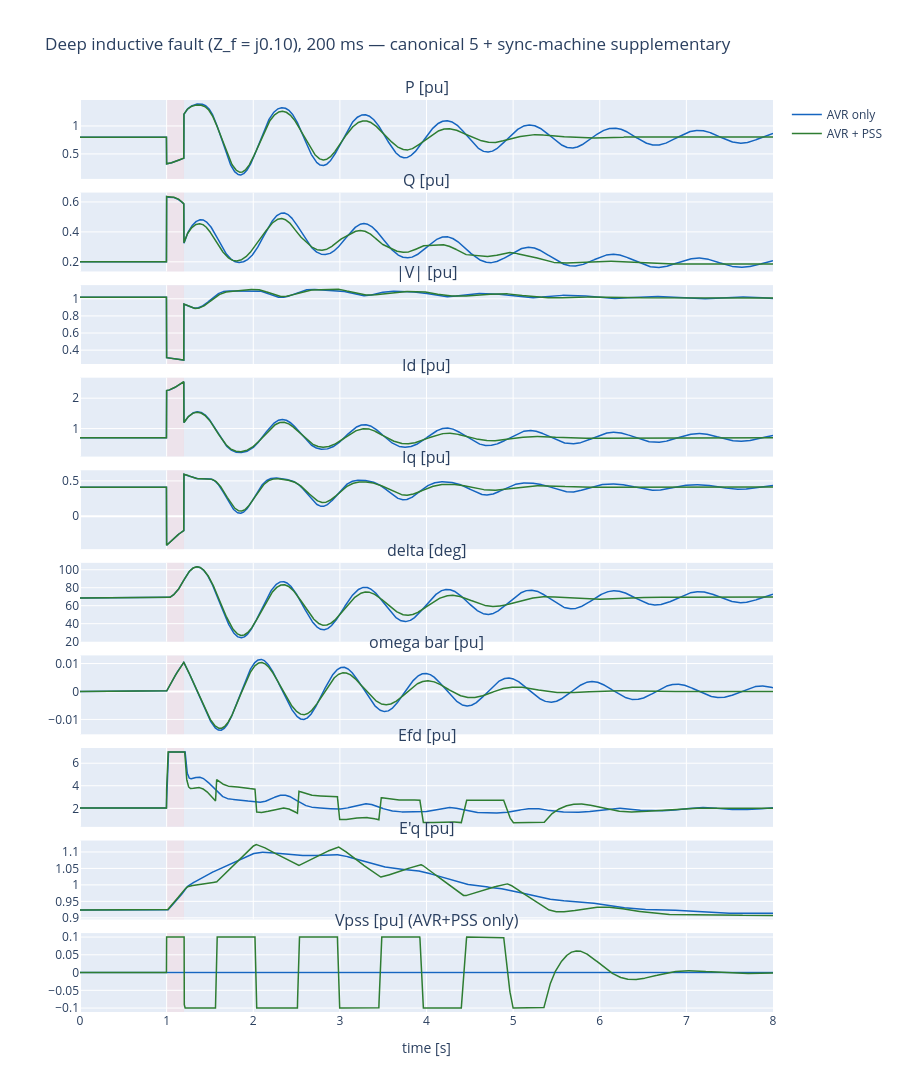

The cell this chart's notebook holds for it:
### Markdown cell above
## 9. Headline plot 2 (large signal: fault) on the canonical 200 ms deep fault

Same disturbance as Phase 2.1 ($Z_f = j0.10$ pu, $t_{clear}=200$ ms),
run with AVR alone vs AVR + PSS.  Watch the rotor angle settle:

- **AVR alone**: rotor angle decays with the natural electromechanical
  damping (D=3 plus rotor flux) — still ~28° peak-to-peak in the
  4-8 s window.
- **AVR + PSS**: the PSS adds active damping torque at the swing
  frequency; late-window oscillation drops to ~13° peak-to-peak.

### Code cell
f200 = three_phase_fault_schedule(1.0, 1.20, 0+0.10j)

g1 = GENROU(D=3.0); a1 = ST1A()
r_avr = run_smib_genrou_avr(g1, a1, n, t_end=8.0, h=2e-3,
                            scenarios=[f200], init_V=V1, init_S=S)
g2 = GENROU(D=3.0); a2 = ST1A(); p2 = PSS1A()
r_pss = run_smib_genrou_avr_pss(g2, a2, p2, n, t_end=8.0, h=2e-3,
                                 scenarios=[f200], init_V=V1, init_S=S)

# Canonical 5 + supplementary synchronous-machine + PSS output.
panels = [
    ('P [pu]',        lambda r: r.traces['P']),
    ('Q [pu]',        lambda r: r.traces['Q']),
    ('|V| [pu]',      lambda r: r.traces['|V|']),
    ('Id [pu]',       lambda r: r.traces['Id']),
    ('Iq [pu]',       lambda r: r.traces['Iq']),
    ('delta [deg]',   lambda r: np.degrees(r.traces['delta'])),
    ('omega bar [pu]', lambda r: r.traces['omega']),
    ('Efd [pu]',      lambda r: r.traces['Efd']),
    ("E'q [pu]",      lambda r: r.traces['Eqp']),
    ('Vpss [pu] (AVR+PSS only)', lambda r: r.traces.get('Vpss', np.zeros_like(r.t))),
]
fig = make_subplots(rows=len(panels), cols=1, shared_xaxes=True,
                    vertical_spacing=0.015,
                    subplot_titles=[p[0] for p in panels])
for i, (lbl, fn) in enumerate(panels, start=1):
    fig.add_trace(go.Scatter(x=r_avr.t, y=fn(r_avr), name='AVR only',
                             line=dict(color='#1565C0', width=1.5),
                             showlegend=(i==1)), row=i, col=1)
    fig.add_trace(go.Scatter(x=r_pss.t, y=fn(r_pss), name='AVR + PSS',
                             line=dict(color='#2E7D32', width=1.5),
                             showlegend=(i==1)), row=i, col=1)
    fig.add_vrect(x0=1.0, x1=1.20, fillcolor='#FFCDD2', opacity=0.3,
                  layer='below', line_width=0, row=i, col=1)
fig.update_xaxes(title_text='time [s]', row=len(panels), col=1)
fig.update_layout(height=140*len(panels), width=900,
                  title='Deep inductive fault (Z_f = j0.10), 200 ms — canonical 5 + sync-machine supplementary')
fig.show()

# Damping headlines
def pp_late(res):
    d = np.degrees(res.traces['delta'])
    late = d[int(res.t.searchsorted(4.0)):]
    return float(late.max() - late.min())
print(f'Late-window (4-8 s) rotor angle peak-to-peak:')
print(f'  AVR only : {pp_late(r_avr):>6.2f}°')
print(f'  AVR + PSS: {pp_late(r_pss):>6.2f}°  ({(1 - pp_late(r_pss)/pp_late(r_avr))*100:.1f}% reduction)')
print(f'Peak rotor angle:')
print(f'  AVR only : {np.degrees(r_avr.traces["delta"]).max():>6.2f}°')
print(f'  AVR + PSS: {np.degrees(r_pss.traces["delta"]).max():>6.2f}°')
print(f'Mean corrector iters/step (AVR+PSS): {r_pss.info["mean_iters"]:.2f}')

### Figure 1 — Plotly figure (JSON) as saved in the notebook; plotly's stock layout.template omitted (floating-point values rounded to 4 significant figures; data arrays with more than 128 entries replaced by an {"elided": "..."} marker saying what was removed)
{"data": [{"line": {"color": "#1565C0", "width": 1.5}, "name": "AVR only", "showlegend": true, "type": "scatter", "x": {"elided": "4001 float values"}, "xaxis": "x", "y": {"elided": "4001 float values"}, "yaxis": "y"}, {"line": {"color": "#2E7D32", "width": 1.5}, "name": "AVR + PSS", "showlegend": true, "type": "scatter", "x": {"elided": "4001 float values"}, "xaxis": "x", "y": {"elided": "4001 float values"}, "yaxis": "y"}, {"line": {"color": "#1565C0", "width": 1.5}, "name": "AVR only", "showlegend": false, "type": "scatter", "x": {"elided": "4001 float values"}, "xaxis": "x2", "y": {"elided": "4001 float values"}, "yaxis": "y2"}, {"line": {"color": "#2E7D32", "width": 1.5}, "name": "AVR + PSS", "showlegend": false, "type": "scatter", "x": {"elided": "4001 float values"}, "xaxis": "x2", "y": {"elided": "4001 float values"}, "yaxis": "y2"}, {"line": {"color": "#1565C0", "width": 1.5}, "name": "AVR only", "showlegend": false, "type": "scatter", "x": {"elided": "4001 float values"}, "xaxis": "x3", "y": {"elided": "4001 float values"}, "yaxis": "y3"}, {"line": {"color": "#2E7D32", "width": 1.5}, "name": "AVR + PSS", "showlegend": false, "type": "scatter", "x": {"elided": "4001 float values"}, "xaxis": "x3", "y": {"elided": "4001 float values"}, "yaxis": "y3"}, {"line": {"color": "#1565C0", "width": 1.5}, "name": "AVR only", "showlegend": false, "type": "scatter", "x": {"elided": "4001 float values"}, "xaxis": "x4", "y": {"elided": "4001 float values"}, "yaxis": "y4"}, {"line": {"color": "#2E7D32", "width": 1.5}, "name": "AVR + PSS", "showlegend": false, "type": "scatter", "x": {"elided": "4001 float values"}, "xaxis": "x4", "y": {"elided": "4001 float values"}, "yaxis": "y4"}, {"line": {"color": "#1565C0", "width": 1.5}, "name": "AVR only", "showlegend": false, "type": "scatter", "x": {"elided": "4001 float values"}, "xaxis": "x5", "y": {"elided": "4001 float values"}, "yaxis": "y5"}, {"line": {"color": "#2E7D32", "width": 1.5}, "name": "AVR + PSS", "showlegend": false, "type": "scatter", "x": {"elided": "4001 float values"}, "xaxis": "x5", "y": {"elided": "4001 float values"}, "yaxis": "y5"}, {"line": {"color": "#1565C0", "width": 1.5}, "name": "AVR only", "showlegend": false, "type": "scatter", "x": {"elided": "4001 float values"}, "xaxis": "x6", "y": {"elided": "4001 float values"}, "yaxis": "y6"}, {"line": {"color": "#2E7D32", "width": 1.5}, "name": "AVR + PSS", "showlegend": false, "type": "scatter", "x": {"elided": "4001 float values"}, "xaxis": "x6", "y": {"elided": "4001 float values"}, "yaxis": "y6"}, {"line": {"color": "#1565C0", "width": 1.5}, "name": "AVR only", "showlegend": false, "type": "scatter", "x": {"elided": "4001 float values"}, "xaxis": "x7", "y": {"elided": "4001 float values"}, "yaxis": "y7"}, {"line": {"color": "#2E7D32", "width": 1.5}, "name": "AVR + PSS", "showlegend": false, "type": "scatter", "x": {"elided": "4001 float values"}, "xaxis": "x7", "y": {"elided": "4001 float values"}, "yaxis": "y7"}, {"line": {"color": "#1565C0", "width": 1.5}, "name": "AVR only", "showlegend": false, "type": "scatter", "x": {"elided": "4001 float values"}, "xaxis": "x8", "y": {"elided": "4001 float values"}, "yaxis": "y8"}, {"line": {"color": "#2E7D32", "width": 1.5}, "name": "AVR + PSS", "showlegend": false, "type": "scatter", "x": {"elided": "4001 float values"}, "xaxis": "x8", "y": {"elided": "4001 float values"}, "yaxis": "y8"}, {"line": {"color": "#1565C0", "width": 1.5}, "name": "AVR only", "showlegend": false, "type": "scatter", "x": {"elided": "4001 float values"}, "xaxis": "x9", "y": {"elided": "4001 float values"}, "yaxis": "y9"}, {"line": {"color": "#2E7D32", "width": 1.5}, "name": "AVR + PSS", "showlegend": false, "type": "scatter", "x": {"elided": "4001 float values"}, "xaxis": "x9", "y": {"elided": "4001 float values"}, "yaxis": "y9"}, {"line": {"color": "#1565C0", "width": 1.5}, "name": "AVR only", "showlegend": false, "type": "scatter", "x": {"elided": "4001 float values"}, "xaxis": "x10", "y": {"elided": "4001 float values"}, "yaxis": "y10"}, {"line": {"color": "#2E7D32", "width": 1.5}, "name": "AVR + PSS", "showlegend": false, "type": "scatter", "x": {"elided": "4001 float values"}, "xaxis": "x10", "y": {"elided": "4001 float values"}, "yaxis": "y10"}], "layout": {"annotations": [{"font": {"size": 16}, "showarrow": false, "text": "P [pu]", "x": 0.5, "xanchor": "center", "xref": "paper", "y": 1.0, "yanchor": "bottom", "yref": "paper"}, {"font": {"size": 16}, "showarrow": false, "text": "Q [pu]", "x": 0.5, "xanchor": "center", "xref": "paper", "y": 0.8985, "yanchor": "bottom", "yref": "paper"}, {"font": {"size": 16}, "showarrow": false, "text": "|V| [pu]", "x": 0.5, "xanchor": "center", "xref": "paper", "y": 0.797, "yanchor": "bottom", "yref": "paper"}, {"font": {"size": 16}, "showarrow": false, "text": "Id [pu]", "x": 0.5, "xanchor": "center", "xref": "paper", "y": 0.6955, "yanchor": "bottom", "yref": "paper"}, {"font": {"size": 16}, "showarrow": false, "text": "Iq [pu]", "x": 0.5, "xanchor": "center", "xref": "paper", "y": 0.594, "yanchor": "bottom", "yref": "paper"}, {"font": {"size": 16}, "showarrow": false, "text": "delta [deg]", "x": 0.5, "xanchor": "center", "xref": "paper", "y": 0.4925, "yanchor": "bottom", "yref": "paper"}, {"font": {"size": 16}, "showarrow": false, "text": "omega bar [pu]", "x": 0.5, "xanchor": "center", "xref": "paper", "y": 0.391, "yanchor": "bottom", "yref": "paper"}, {"font": {"size": 16}, "showarrow": false, "text": "Efd [pu]", "x": 0.5, "xanchor": "center", "xref": "paper", "y": 0.2895, "yanchor": "bottom", "yref": "paper"}, {"font": {"size": 16}, "showarrow": false, "text": "E'q [pu]", "x": 0.5, "xanchor": "center", "xref": "paper", "y": 0.188, "yanchor": "bottom", "yref": "paper"}, {"font": {"size": 16}, "showarrow": false, "text": "Vpss [pu] (AVR+PSS only)", "x": 0.5, "xanchor": "center", "xref": "paper", "y": 0.0865, "yanchor": "bottom", "yref": "paper"}], "height": 1400, "shapes": [{"fillcolor": "#FFCDD2", "layer": "below", "line": {"width": 0}, "opacity": 0.3, "type": "rect", "x0": 1.0, "x1": 1.2, "xref": "x", "y0": 0, "y1": 1, "yref": "y domain"}, {"fillcolor": "#FFCDD2", "layer": "below", "line": {"width": 0}, "opacity": 0.3, "type": "rect", "x0": 1.0, "x1": 1.2, "xref": "x2", "y0": 0, "y1": 1, "yref": "y2 domain"}, {"fillcolor": "#FFCDD2", "layer": "below", "line": {"width": 0}, "opacity": 0.3, "type": "rect", "x0": 1.0, "x1": 1.2, "xref": "x3", "y0": 0, "y1": 1, "yref": "y3 domain"}, {"fillcolor": "#FFCDD2", "layer": "below", "line": {"width": 0}, "opacity": 0.3, "type": "rect", "x0": 1.0, "x1": 1.2, "xref": "x4", "y0": 0, "y1": 1, "yref": "y4 domain"}, {"fillcolor": "#FFCDD2", "layer": "below", "line": {"width": 0}, "opacity": 0.3, "type": "rect", "x0": 1.0, "x1": 1.2, "xref": "x5", "y0": 0, "y1": 1, "yref": "y5 domain"}, {"fillcolor": "#FFCDD2", "layer": "below", "line": {"width": 0}, "opacity": 0.3, "type": "rect", "x0": 1.0, "x1": 1.2, "xref": "x6", "y0": 0, "y1": 1, "yref": "y6 domain"}, {"fillcolor": "#FFCDD2", "layer": "below", "line": {"width": 0}, "opacity": 0.3, "type": "rect", "x0": 1.0, "x1": 1.2, "xref": "x7", "y0": 0, "y1": 1, "yref": "y7 domain"}, {"fillcolor": "#FFCDD2", "layer": "below", "line": {"width": 0}, "opacity": 0.3, "type": "rect", "x0": 1.0, "x1": 1.2, "xref": "x8", "y0": 0, "y1": 1, "yref": "y8 domain"}, {"fillcolor": "#FFCDD2", "layer": "below", "line": {"width": 0}, "opacity": 0.3, "type": "rect", "x0": 1.0, "x1": 1.2, "xref": "x9", "y0": 0, "y1": 1, "yref": "y9 domain"}, {"fillcolor": "#FFCDD2", "layer": "below", "line": {"width": 0}, "opacity": 0.3, "type": "rect", "x0": 1.0, "x1": 1.2, "xref": "x10", "y0": 0, "y1": 1, "yref": "y10 domain"}], "title": {"text": "Deep inductive fault (Z_f = j0.10), 200 ms — canonical 5 + sync-machine supplementary"}, "width": 900, "xaxis": {"anchor": "y", "domain": [0.0, 1.0], "matches": "x10", "showticklabels": false}, "xaxis10": {"anchor": "y10", "domain": [0.0, 1.0], "title": {"text": "time [s]"}}, "xaxis2": {"anchor": "y2", "domain": [0.0, 1.0], "matches": "x10", "showticklabels": false}, "xaxis3": {"anchor": "y3", "domain": [0.0, 1.0], "matches": "x10", "showticklabels": false}, "xaxis4": {"anchor": "y4", "domain": [0.0, 1.0], "matches": "x10", "showticklabels": false}, "xaxis5": {"anchor": "y5", "domain": [0.0, 1.0], "matches": "x10", "showticklabels": false}, "xaxis6": {"anchor": "y6", "domain": [0.0, 1.0], "matches": "x10", "showticklabels": false}, "xaxis7": {"anchor": "y7", "domain": [0.0, 1.0], "matches": "x10", "showticklabels": false}, "xaxis8": {"anchor": "y8", "domain": [0.0, 1.0], "matches": "x10", "showticklabels": false}, "xaxis9": {"anchor": "y9", "domain": [0.0, 1.0], "matches": "x10", "showticklabels": false}, "yaxis": {"anchor": "x", "domain": [0.9135, 1.0]}, "yaxis10": {"anchor": "x10", "domain": [0.0, 0.0865]}, "yaxis2": {"anchor": "x2", "domain": [0.812, 0.8985]}, "yaxis3": {"anchor": "x3", "domain": [0.7105, 0.797]}, "yaxis4": {"anchor": "x4", "domain": [0.609, 0.6955]}, "yaxis5": {"anchor": "x5", "domain": [0.5075, 0.594]}, "yaxis6": {"anchor": "x6", "domain": [0.406, 0.4925]}, "yaxis7": {"anchor": "x7", "domain": [0.3045, 0.391]}, "yaxis8": {"anchor": "x8", "domain": [0.203, 0.2895]}, "yaxis9": {"anchor": "x9", "domain": [0.1015, 0.188]}}}
